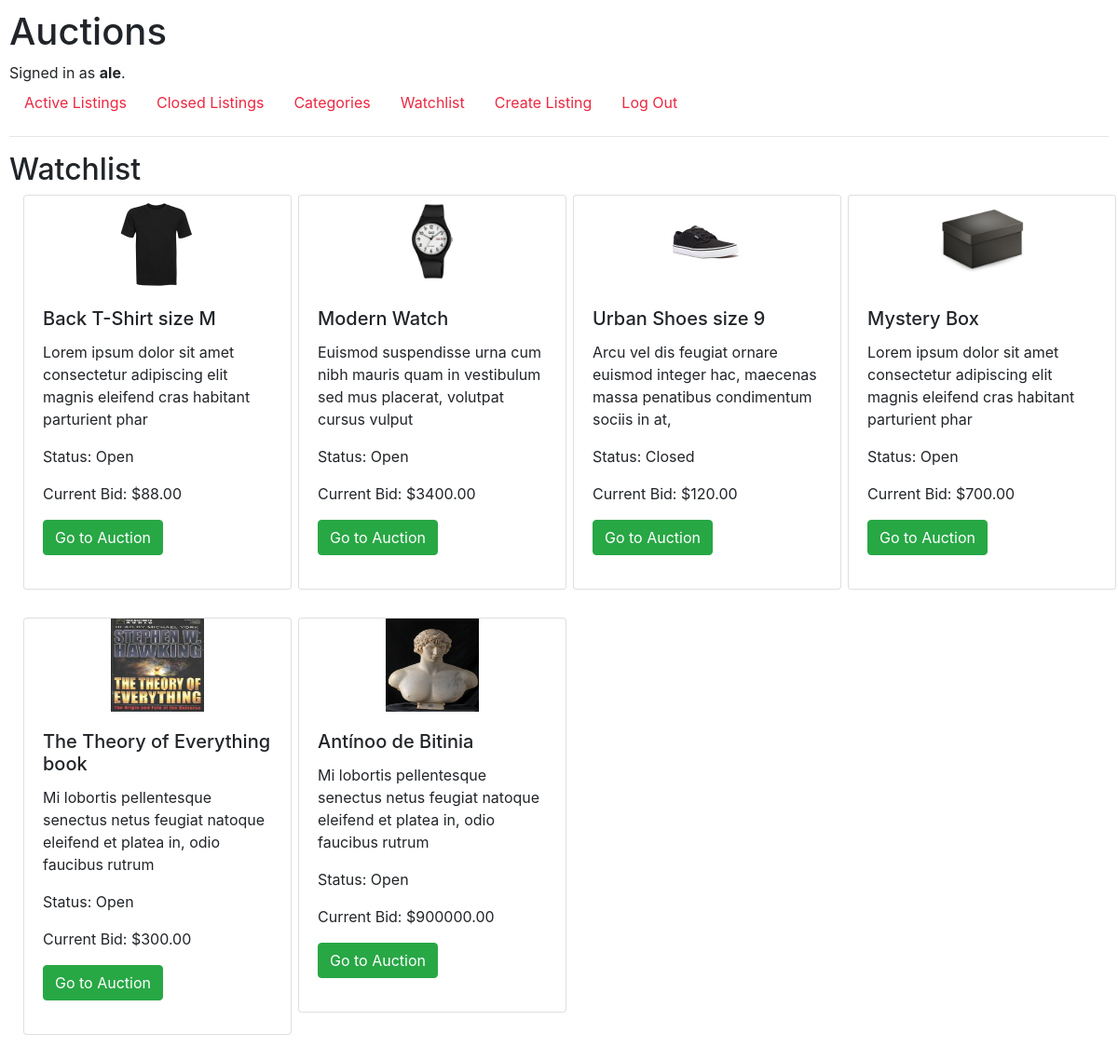
Page /watchlist (signed in) on the committed database.
### auctions/models.py (models this page shows, shortened)
class User(AbstractUser):
    pass

class Listing(models.Model):
    title = models.CharField(max_length=64, default='Default Title')
    description = models.CharField(max_length=1000, default='Default description')
    image = models.ImageField(upload_to='images/', blank=True, null=True )
    category = models.ForeignKey(Categories, on_delete=models.CASCADE, related_name="listing_category", default='6')
    active = models.BooleanField(default=True)
    start_bid = models.DecimalField(max_digits=10, decimal_places=2, default='0.1')
    current_bid = models.DecimalField(max_digits=10, decimal_places=2, default='0.1')
    author = models.ForeignKey(User, default=None, blank=False, null=True, on_delete=models.CASCADE)

### auctions/views.py (the view)
# urls.py: path("watchlist", views.watchlist, name="watchlist"),
@login_required
def watchlist(request):
    item = ''
    try:
        users = Watchlist.objects.get(user=request.user)
        item = users.item.all()
    except:
        users = None
    return render(request, "auctions/watchlist.html", {
        "items": item,
    })

### auctions/templates/auctions/watchlist.html (shortened to what this page needs)
{% extends "auctions/layout.html" %}
{% block body %}
{% if user.is_authenticated %}
    <h2>Watchlist</h2>
    <div class="container-fluid">
        <div class="row row-cols-4">
            {% for item in items %}
            <div class="col ">
                <div class="card align-items-center" style="width: 18rem;">
                    <img src="{{ item.image.url }}" alt="" width="100px" height="100px">
                    <div class="card-body">
                        <h5 class="card-title">{{ item.title }}</h5>
                        <p class="card-text">{{ item.description|slice:":100" }}</p>
                            Status:
                                {% if item.active == True %}
                                    Open
                                    {% else %}
                                    Closed
                                {% endif %}
                        <p class="card-text">Current Bid: ${{ item.current_bid }}</p>
                        <a href="{% url 'listing' item.id %}" class="btn btn-success mb-3">Go to Auction</a>
                    </div>
                </div>
            </div>
            {% endfor %}
        </div>
    </div>
    {% else %}
    Not signed in
{% endif %}
{% endblock %}

### auctions/templates/auctions/layout.html (shortened to what this page needs)
{% load static %}
<!DOCTYPE html>
<html lang="en">
    <head>
        <link rel="stylesheet" href="https://stackpath.bootstrapcdn.com/bootstrap/4.4.1/css/bootstrap.min.css">
        <link href="{% static 'auctions/styles.css' %}" rel="stylesheet">
    </head>
    <body>
        <h1>Auctions</h1>
        <div>
            {% if user.is_authenticated %}
                Signed in as <strong>{{ user.username }}</strong>.
            {% else %}
                Not signed in.
            {% endif %}
        </div>
        <ul class="nav">
            <li class="nav-item">
                <a class="nav-link" href="{% url 'index' %}">Active Listings</a>
            </li>
            <li class="nav-item">
                <a class="nav-link" href="{% url 'closed' %}">Closed Listings</a>
            </li>
            <li class="nav-item">
                <a class="nav-link" href="{% url 'categories' %}">Categories</a>
            </li>
            {% if user.is_authenticated %}
            <li class="nav-item">
                <a class="nav-link" href="{% url 'watchlist' %}">Watchlist</a>
            {% endif %}
            {% if user.is_authenticated %}
            <li class="nav-item">
                <a class="nav-link" href="{% url 'create' %}">Create Listing</a>
            {% endif %}
            </li>
            {% if user.is_authenticated %}
                <li class="nav-item">
                    <a class="nav-link" href="{% url 'logout' %}">Log Out</a>
                </li>
            {% endif %}
        </ul>
        <hr>
        {% block body %}
        {% endblock %}
    </body>
</html>

### auctions/static/auctions/styles.css (style rules this page uses)
body { padding: 10px; }
.nav-link { color: #eb2842 }
.card { margin-bottom: 30px; }

### rows in the picture
User: username "ale"
Listing: image (picture), title "Back T-Shirt size M", description "Lorem ipsum dolor sit amet consectetur adipiscing elit magnis eleifend cras habitant parturient phar", active "Open", current_bid "88.00"
Listing: image (picture), title "Modern Watch", description "Euismod suspendisse urna cum nibh mauris quam in vestibulum sed mus placerat, volutpat cursus vulput", active "Open", current_bid "3400.00"
Listing: image (picture), title "Urban Shoes size 9", description "Arcu vel dis feugiat ornare euismod integer hac, maecenas massa penatibus condimentum sociis in at,", active "Closed", current_bid "120.00"
Listing: image (picture), title "Mystery Box", description "Lorem ipsum dolor sit amet consectetur adipiscing elit magnis eleifend cras habitant parturient phar", active "Open", current_bid "700.00"
Listing: image (picture), title "The Theory of Everything book", description "Mi lobortis pellentesque senectus netus feugiat natoque eleifend et platea in, odio faucibus rutrum", active "Open", current_bid "300.00"
Listing: image (picture), title "Antínoo de Bitinia", description "Mi lobortis pellentesque senectus netus feugiat natoque eleifend et platea in, odio faucibus rutrum", active "Open", current_bid "900000.00"
